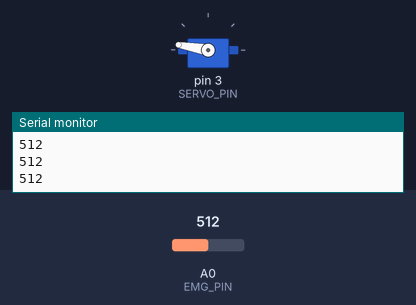
This sketch was run on a simulated Arduino Uno, built with avr-gcc and run on an emulated ATmega328P. On the bench: servo, the last lines printed to the serial monitor. The inputs (shaded band) are chosen by the test bench; at power-on: A0 (EMG_PIN) = 512.

Above: at 1.2 s.
1.3 s: A0 (EMG_PIN) set to 491
At 2.6 s:
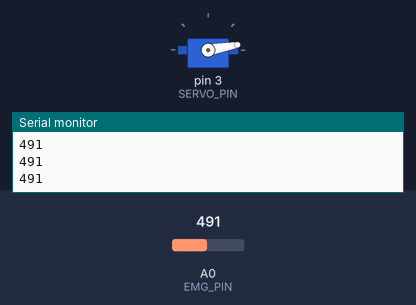
3.2 s: A0 (EMG_PIN) set to 510
At 4.7 s:
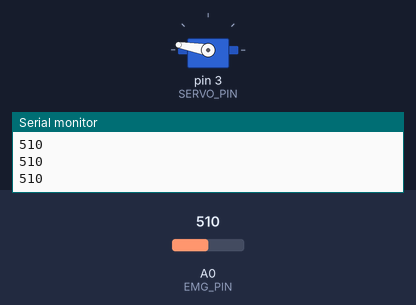
5.0 s: A0 (EMG_PIN) set to 490
At 6.7 s:
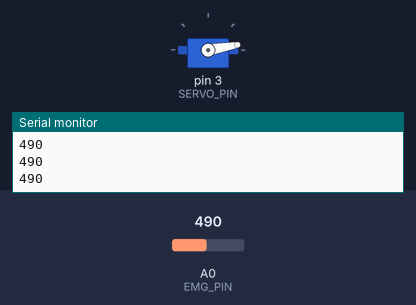
Timing chart, 0 to 8.2 s (numbered marks = the images above; inputs shaded):
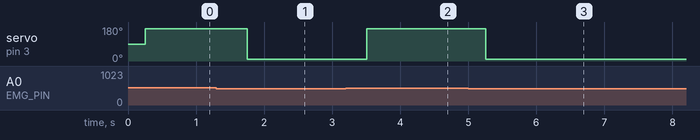

Measured:
- the behaviour switches between 501 and 500 on A0 (EMG_PIN) (found by bisection; images 0 and 1)
- after the input at 1.3 s, servo on pin 3 (SERVO_PIN): 170° → 10° after 0.45 s
- after the input at 3.2 s, servo on pin 3 (SERVO_PIN): 10° → 170° after 0.30 s
- after the input at 5.0 s, servo on pin 3 (SERVO_PIN): 170° → 10° after 0.26 s

The sketch:

Ejemplo_del_video_Sensor_EMG.ino
```cpp
#include <Servo.h>
#define THRESHOLD 500
#define EMG_PIN 0
#define SERVO_PIN 3
Servo SERVO_1;

void setup() {
  Serial.begin(9600);
  SERVO_1.attach(SERVO_PIN);

}

void loop() {
  // put your main code here, to run repeatedly:
  int value= analogRead (EMG_PIN);
  delay (250);
    if(value > THRESHOLD){
      SERVO_1.write(170);
    }
    else{
      SERVO_1.write(10);
    }
    Serial.println(value);
}
```
